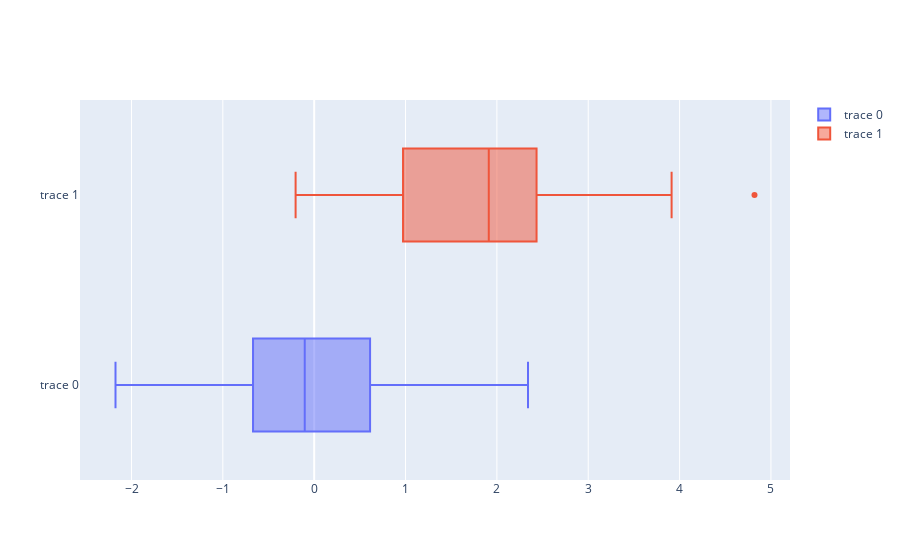

Notebook source saved alongside this figure:
### Markdown cell above
#### Boxplot horizontal

### Code cell
import plotly.graph_objects as go
import numpy as np

x0 = np.random.randn(50)
x1 = np.random.randn(50) + 2 # shift mean

fig = go.Figure()
# Use x instead of y argument for horizontal plot
fig.add_trace(go.Box(x=x0))
fig.add_trace(go.Box(x=x1))

fig.show()
